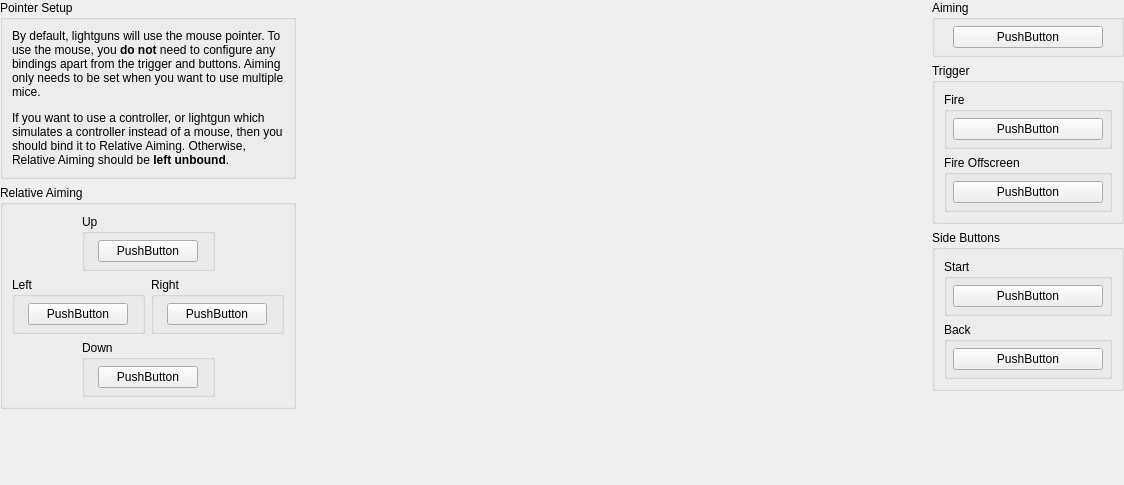
<?xml version="1.0" encoding="UTF-8"?>
<ui version="4.0">
 <class>ControllerBindingWidget_Justifier</class>
 <widget class="QWidget" name="ControllerBindingWidget_Justifier">
  <property name="geometry">
   <rect>
    <x>0</x>
    <y>0</y>
    <width>1124</width>
    <height>485</height>
   </rect>
  </property>
  <property name="sizePolicy">
   <sizepolicy hsizetype="MinimumExpanding" vsizetype="Preferred">
    <horstretch>0</horstretch>
    <verstretch>0</verstretch>
   </sizepolicy>
  </property>
  <property name="minimumSize">
   <size>
    <width>1000</width>
    <height>400</height>
   </size>
  </property>
  <layout class="QGridLayout" name="gridLayout_3">
   <property name="leftMargin">
    <number>0</number>
   </property>
   <property name="topMargin">
    <number>0</number>
   </property>
   <property name="rightMargin">
    <number>0</number>
   </property>
   <property name="bottomMargin">
    <number>0</number>
   </property>
   <item row="0" column="0">
    <layout class="QVBoxLayout" name="verticalLayout_5">
     <item>
      <widget class="QGroupBox" name="groupBox_18">
       <property name="title">
        <string>Pointer Setup</string>
       </property>
       <layout class="QVBoxLayout" name="verticalLayout_6">
        <item>
         <widget class="QLabel" name="label_4">
          <property name="text">
           <string>&lt;html&gt;&lt;head/&gt;&lt;body&gt;&lt;p&gt;By default, lightguns will use the mouse pointer. To use the mouse, you &lt;span style=&quot; font-weight:700;&quot;&gt;do not&lt;/span&gt; need to configure any bindings apart from the trigger and buttons. Aiming only needs to be set when you want to use multiple mice.&lt;/p&gt;&lt;p&gt;If you want to use a controller, or lightgun which simulates a controller instead of a mouse, then you should bind it to Relative Aiming. Otherwise, Relative Aiming should be &lt;span style=&quot; font-weight:700;&quot;&gt;left unbound&lt;/span&gt;.&lt;/p&gt;&lt;/body&gt;&lt;/html&gt;</string>
          </property>
          <property name="alignment">
           <set>Qt::AlignmentFlag::AlignLeading|Qt::AlignmentFlag::AlignLeft|Qt::AlignmentFlag::AlignTop</set>
          </property>
          <property name="wordWrap">
           <bool>true</bool>
          </property>
         </widget>
        </item>
       </layout>
      </widget>
     </item>
     <item>
      <widget class="QGroupBox" name="groupBox_20">
       <property name="title">
        <string extracomment="Try to use Sony's official terminology for this. A good place to start would be in the console or the DualShock 2's manual. If this element was officially translated to your language by Sony in later DualShocks, you may use that term.">Relative Aiming</string>
       </property>
       <layout class="QGridLayout" name="gridLayout_18">
        <item row="3" column="1" colspan="2">
         <widget class="QGroupBox" name="groupBox_21">
          <property name="title">
           <string>Down</string>
          </property>
          <layout class="QGridLayout" name="gridLayout_20">
           <property name="leftMargin">
            <number>6</number>
           </property>
           <property name="topMargin">
            <number>6</number>
           </property>
           <property name="rightMargin">
            <number>6</number>
           </property>
           <property name="bottomMargin">
            <number>6</number>
           </property>
           <item row="0" column="0">
            <widget class="InputBindingWidget" name="RelativeDown">
             <property name="minimumSize">
              <size>
               <width>100</width>
               <height>0</height>
              </size>
             </property>
             <property name="maximumSize">
              <size>
               <width>100</width>
               <height>16777215</height>
              </size>
             </property>
             <property name="text">
              <string notr="true">PushButton</string>
             </property>
            </widget>
           </item>
          </layout>
         </widget>
        </item>
        <item row="0" column="1" colspan="2">
         <widget class="QGroupBox" name="groupBox_23">
          <property name="title">
           <string>Up</string>
          </property>
          <layout class="QGridLayout" name="gridLayout_22">
           <property name="leftMargin">
            <number>6</number>
           </property>
           <property name="topMargin">
            <number>6</number>
           </property>
           <property name="rightMargin">
            <number>6</number>
           </property>
           <property name="bottomMargin">
            <number>6</number>
           </property>
           <item row="0" column="0">
            <widget class="InputBindingWidget" name="RelativeUp">
             <property name="minimumSize">
              <size>
               <width>100</width>
               <height>0</height>
              </size>
             </property>
             <property name="maximumSize">
              <size>
               <width>100</width>
               <height>16777215</height>
              </size>
             </property>
             <property name="text">
              <string notr="true">PushButton</string>
             </property>
            </widget>
           </item>
          </layout>
         </widget>
        </item>
        <item row="2" column="0" colspan="2">
         <widget class="QGroupBox" name="groupBox_22">
          <property name="title">
           <string>Left</string>
          </property>
          <layout class="QGridLayout" name="gridLayout_21">
           <property name="leftMargin">
            <number>6</number>
           </property>
           <property name="topMargin">
            <number>6</number>
           </property>
           <property name="rightMargin">
            <number>6</number>
           </property>
           <property name="bottomMargin">
            <number>6</number>
           </property>
           <item row="0" column="0">
            <widget class="InputBindingWidget" name="RelativeLeft">
             <property name="minimumSize">
              <size>
               <width>100</width>
               <height>0</height>
              </size>
             </property>
             <property name="maximumSize">
              <size>
               <width>100</width>
               <height>16777215</height>
              </size>
             </property>
             <property name="text">
              <string notr="true">PushButton</string>
             </property>
            </widget>
           </item>
          </layout>
         </widget>
        </item>
        <item row="2" column="2" colspan="2">
         <widget class="QGroupBox" name="groupBox_24">
          <property name="title">
           <string>Right</string>
          </property>
          <layout class="QGridLayout" name="gridLayout_23">
           <property name="leftMargin">
            <number>6</number>
           </property>
           <property name="topMargin">
            <number>6</number>
           </property>
           <property name="rightMargin">
            <number>6</number>
           </property>
           <property name="bottomMargin">
            <number>6</number>
           </property>
           <item row="0" column="0">
            <widget class="InputBindingWidget" name="RelativeRight">
             <property name="minimumSize">
              <size>
               <width>100</width>
               <height>0</height>
              </size>
             </property>
             <property name="maximumSize">
              <size>
               <width>100</width>
               <height>16777215</height>
              </size>
             </property>
             <property name="text">
              <string notr="true">PushButton</string>
             </property>
            </widget>
           </item>
          </layout>
         </widget>
        </item>
       </layout>
      </widget>
     </item>
     <item>
      <spacer name="verticalSpacer_5">
       <property name="orientation">
        <enum>Qt::Orientation::Vertical</enum>
       </property>
       <property name="sizeHint" stdset="0">
        <size>
         <width>0</width>
         <height>0</height>
        </size>
       </property>
      </spacer>
     </item>
    </layout>
   </item>
   <item row="0" column="1">
    <layout class="QGridLayout" name="gridLayout_2">
     <item row="1" column="0">
      <spacer name="horizontalSpacer">
       <property name="orientation">
        <enum>Qt::Orientation::Horizontal</enum>
       </property>
       <property name="sizeHint" stdset="0">
        <size>
         <width>35</width>
         <height>263</height>
        </size>
       </property>
      </spacer>
     </item>
     <item row="1" column="1" colspan="2">
      <widget class="QLabel" name="label_3">
       <property name="sizePolicy">
        <sizepolicy hsizetype="Fixed" vsizetype="Fixed">
         <horstretch>0</horstretch>
         <verstretch>0</verstretch>
        </sizepolicy>
       </property>
       <property name="maximumSize">
        <size>
         <width>400</width>
         <height>266</height>
        </size>
       </property>
       <property name="text">
        <string/>
       </property>
       <property name="pixmap">
        <pixmap resource="resources/librestation-qt.qrc">:/controllers/justifier.svg</pixmap>
       </property>
       <property name="scaledContents">
        <bool>true</bool>
       </property>
      </widget>
     </item>
     <item row="1" column="3">
      <spacer name="horizontalSpacer_2">
       <property name="orientation">
        <enum>Qt::Orientation::Horizontal</enum>
       </property>
       <property name="sizeHint" stdset="0">
        <size>
         <width>36</width>
         <height>263</height>
        </size>
       </property>
      </spacer>
     </item>
     <item row="0" column="1" colspan="2">
      <spacer name="verticalSpacer_2">
       <property name="orientation">
        <enum>Qt::Orientation::Vertical</enum>
       </property>
       <property name="sizeHint" stdset="0">
        <size>
         <width>20</width>
         <height>40</height>
        </size>
       </property>
      </spacer>
     </item>
     <item row="2" column="1" colspan="2">
      <spacer name="verticalSpacer_3">
       <property name="orientation">
        <enum>Qt::Orientation::Vertical</enum>
       </property>
       <property name="sizeHint" stdset="0">
        <size>
         <width>20</width>
         <height>40</height>
        </size>
       </property>
      </spacer>
     </item>
    </layout>
   </item>
   <item row="0" column="2">
    <layout class="QVBoxLayout" name="verticalLayout">
     <item>
      <widget class="QGroupBox" name="groupBox_7">
       <property name="title">
        <string>Aiming</string>
       </property>
       <layout class="QGridLayout" name="gridLayout_10">
        <property name="leftMargin">
         <number>6</number>
        </property>
        <property name="topMargin">
         <number>6</number>
        </property>
        <property name="rightMargin">
         <number>6</number>
        </property>
        <property name="bottomMargin">
         <number>6</number>
        </property>
        <item row="0" column="0">
         <widget class="InputBindingWidget" name="Pointer">
          <property name="minimumSize">
           <size>
            <width>150</width>
            <height>0</height>
           </size>
          </property>
          <property name="maximumSize">
           <size>
            <width>150</width>
            <height>16777215</height>
           </size>
          </property>
          <property name="text">
           <string>PushButton</string>
          </property>
         </widget>
        </item>
       </layout>
      </widget>
     </item>
     <item>
      <widget class="QGroupBox" name="groupBox_8">
       <property name="title">
        <string>Trigger</string>
       </property>
       <layout class="QGridLayout" name="gridLayout_24">
        <item row="2" column="0" colspan="2">
         <widget class="QGroupBox" name="groupBox_9">
          <property name="title">
           <string>Fire Offscreen</string>
          </property>
          <layout class="QGridLayout" name="gridLayout_25">
           <property name="leftMargin">
            <number>6</number>
           </property>
           <property name="topMargin">
            <number>6</number>
           </property>
           <property name="rightMargin">
            <number>6</number>
           </property>
           <property name="bottomMargin">
            <number>6</number>
           </property>
           <item row="0" column="0">
            <widget class="InputBindingWidget" name="ShootOffscreen">
             <property name="minimumSize">
              <size>
               <width>150</width>
               <height>0</height>
              </size>
             </property>
             <property name="maximumSize">
              <size>
               <width>150</width>
               <height>16777215</height>
              </size>
             </property>
             <property name="text">
              <string>PushButton</string>
             </property>
            </widget>
           </item>
          </layout>
         </widget>
        </item>
        <item row="0" column="0" colspan="2">
         <widget class="QGroupBox" name="groupBox_25">
          <property name="title">
           <string>Fire</string>
          </property>
          <layout class="QGridLayout" name="gridLayout_26">
           <property name="leftMargin">
            <number>6</number>
           </property>
           <property name="topMargin">
            <number>6</number>
           </property>
           <property name="rightMargin">
            <number>6</number>
           </property>
           <property name="bottomMargin">
            <number>6</number>
           </property>
           <item row="0" column="0">
            <widget class="InputBindingWidget" name="Trigger">
             <property name="minimumSize">
              <size>
               <width>150</width>
               <height>0</height>
              </size>
             </property>
             <property name="maximumSize">
              <size>
               <width>150</width>
               <height>16777215</height>
              </size>
             </property>
             <property name="text">
              <string>PushButton</string>
             </property>
            </widget>
           </item>
          </layout>
         </widget>
        </item>
       </layout>
      </widget>
     </item>
     <item>
      <widget class="QGroupBox" name="groupBox_26">
       <property name="title">
        <string>Side Buttons</string>
       </property>
       <layout class="QGridLayout" name="gridLayout_27">
        <item row="2" column="0" colspan="2">
         <widget class="QGroupBox" name="groupBox_27">
          <property name="title">
           <string>Back</string>
          </property>
          <layout class="QGridLayout" name="gridLayout_28">
           <property name="leftMargin">
            <number>6</number>
           </property>
           <property name="topMargin">
            <number>6</number>
           </property>
           <property name="rightMargin">
            <number>6</number>
           </property>
           <property name="bottomMargin">
            <number>6</number>
           </property>
           <item row="0" column="0">
            <widget class="InputBindingWidget" name="Back">
             <property name="minimumSize">
              <size>
               <width>150</width>
               <height>0</height>
              </size>
             </property>
             <property name="maximumSize">
              <size>
               <width>150</width>
               <height>16777215</height>
              </size>
             </property>
             <property name="text">
              <string>PushButton</string>
             </property>
            </widget>
           </item>
          </layout>
         </widget>
        </item>
        <item row="0" column="0" colspan="2">
         <widget class="QGroupBox" name="groupBox_28">
          <property name="title">
           <string>Start</string>
          </property>
          <layout class="QGridLayout" name="gridLayout_29">
           <property name="leftMargin">
            <number>6</number>
           </property>
           <property name="topMargin">
            <number>6</number>
           </property>
           <property name="rightMargin">
            <number>6</number>
           </property>
           <property name="bottomMargin">
            <number>6</number>
           </property>
           <item row="0" column="0">
            <widget class="InputBindingWidget" name="Start">
             <property name="minimumSize">
              <size>
               <width>150</width>
               <height>0</height>
              </size>
             </property>
             <property name="maximumSize">
              <size>
               <width>150</width>
               <height>16777215</height>
              </size>
             </property>
             <property name="text">
              <string>PushButton</string>
             </property>
            </widget>
           </item>
          </layout>
         </widget>
        </item>
       </layout>
      </widget>
     </item>
     <item>
      <spacer name="verticalSpacer_4">
       <property name="orientation">
        <enum>Qt::Orientation::Vertical</enum>
       </property>
       <property name="sizeHint" stdset="0">
        <size>
         <width>0</width>
         <height>0</height>
        </size>
       </property>
      </spacer>
     </item>
    </layout>
   </item>
   <item row="1" column="1">
    <spacer name="verticalSpacer">
     <property name="orientation">
      <enum>Qt::Orientation::Vertical</enum>
     </property>
     <property name="sizeHint" stdset="0">
      <size>
       <width>20</width>
       <height>40</height>
      </size>
     </property>
    </spacer>
   </item>
  </layout>
 </widget>
 <customwidgets>
  <customwidget>
   <class>InputBindingWidget</class>
   <extends>QPushButton</extends>
   <header>inputbindingwidgets.h</header>
  </customwidget>
 </customwidgets>
 <resources>
  <include location="resources/librestation-qt.qrc"/>
 </resources>
 <connections/>
</ui>
